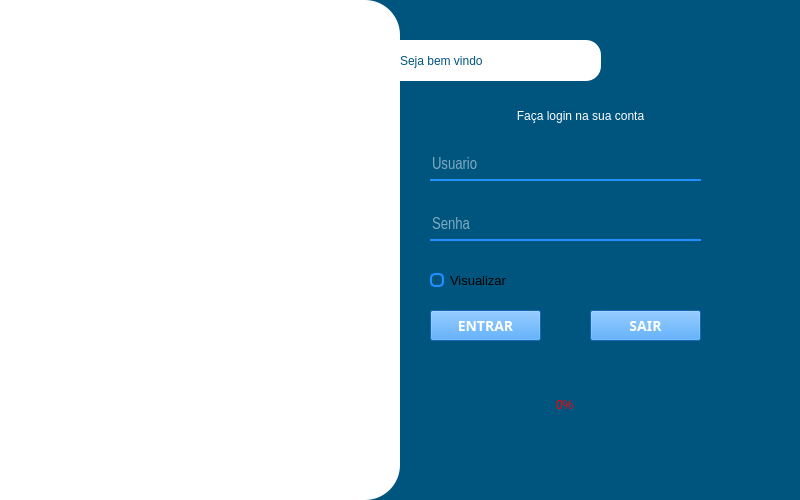
<?xml version="1.0" encoding="UTF-8"?>
<ui version="4.0">
 <class>MainWindow</class>
 <widget class="QMainWindow" name="MainWindow">
  <property name="geometry">
   <rect>
    <x>0</x>
    <y>0</y>
    <width>800</width>
    <height>500</height>
   </rect>
  </property>
  <property name="minimumSize">
   <size>
    <width>800</width>
    <height>500</height>
   </size>
  </property>
  <property name="maximumSize">
   <size>
    <width>750</width>
    <height>500</height>
   </size>
  </property>
  <property name="windowTitle">
   <string>LC INFORMÁTICA</string>
  </property>
  <property name="windowIcon">
   <iconset>
    <normaloff>../../img/user.png</normaloff>../../img/user.png</iconset>
  </property>
  <widget class="QWidget" name="centralwidget">
   <layout class="QHBoxLayout" name="horizontalLayout">
    <property name="spacing">
     <number>0</number>
    </property>
    <property name="leftMargin">
     <number>0</number>
    </property>
    <property name="topMargin">
     <number>0</number>
    </property>
    <property name="rightMargin">
     <number>0</number>
    </property>
    <property name="bottomMargin">
     <number>0</number>
    </property>
    <item>
     <widget class="QFrame" name="frame_2">
      <property name="minimumSize">
       <size>
        <width>400</width>
        <height>0</height>
       </size>
      </property>
      <property name="styleSheet">
       <string notr="true">background-color: rgb(0, 85, 127);</string>
      </property>
      <property name="frameShape">
       <enum>QFrame::NoFrame</enum>
      </property>
      <property name="frameShadow">
       <enum>QFrame::Raised</enum>
      </property>
      <layout class="QGridLayout" name="gridLayout">
       <property name="leftMargin">
        <number>0</number>
       </property>
       <property name="topMargin">
        <number>0</number>
       </property>
       <property name="rightMargin">
        <number>0</number>
       </property>
       <property name="bottomMargin">
        <number>0</number>
       </property>
       <property name="spacing">
        <number>0</number>
       </property>
       <item row="0" column="0">
        <widget class="QLabel" name="Lb_Img">
         <property name="minimumSize">
          <size>
           <width>350</width>
           <height>0</height>
          </size>
         </property>
         <property name="maximumSize">
          <size>
           <width>420</width>
           <height>16777215</height>
          </size>
         </property>
         <property name="styleSheet">
          <string notr="true">background-color: rgb(255, 255, 255);
border-top-right-radius: 35px;
border-bottom-right-radius: 35px;
font: 75 10pt &quot;MS Shell Dlg 2&quot;;
color: rgb(255, 255, 255);
background-repeat: no-repeat;
background-position: center;</string>
         </property>
         <property name="frameShape">
          <enum>QFrame::NoFrame</enum>
         </property>
         <property name="frameShadow">
          <enum>QFrame::Plain</enum>
         </property>
         <property name="text">
          <string/>
         </property>
         <property name="pixmap">
          <pixmap>../../../../../Downloads/Design sem nome.png</pixmap>
         </property>
         <property name="wordWrap">
          <bool>false</bool>
         </property>
        </widget>
       </item>
      </layout>
     </widget>
    </item>
    <item>
     <widget class="QFrame" name="frame">
      <property name="minimumSize">
       <size>
        <width>400</width>
        <height>0</height>
       </size>
      </property>
      <property name="styleSheet">
       <string notr="true">background-color: rgb(0, 85, 127);</string>
      </property>
      <property name="frameShape">
       <enum>QFrame::NoFrame</enum>
      </property>
      <property name="frameShadow">
       <enum>QFrame::Raised</enum>
      </property>
      <widget class="QLineEdit" name="Tx_Usuario">
       <property name="geometry">
        <rect>
         <x>30</x>
         <y>150</y>
         <width>271</width>
         <height>31</height>
        </rect>
       </property>
       <property name="sizePolicy">
        <sizepolicy hsizetype="Preferred" vsizetype="Preferred">
         <horstretch>0</horstretch>
         <verstretch>0</verstretch>
        </sizepolicy>
       </property>
       <property name="font">
        <font>
         <family>Arial Narrow</family>
         <pointsize>12</pointsize>
         <weight>9</weight>
         <italic>false</italic>
         <bold>false</bold>
        </font>
       </property>
       <property name="styleSheet">
        <string notr="true">QLineEdit{
color: rgb(255, 255, 255);
border:0px solid;
font: 75 12pt &quot;Arial Narrow&quot;;
border-bottom:2px solid #1E90FF;
}

QLineEdit:hover {
    border-bottom:2px solid rgb(255, 0, 0);
}
QLineEdit:focus {
	 font: 75 12pt &quot;Arial Narrow&quot;;
     border-bottom:2px solid ;
	color: rgb(255, 0, 0);
   	 color: rgb(255, 255, 255);
}


</string>
       </property>
       <property name="text">
        <string/>
       </property>
       <property name="frame">
        <bool>true</bool>
       </property>
       <property name="readOnly">
        <bool>false</bool>
       </property>
       <property name="placeholderText">
        <string>Usuario</string>
       </property>
       <property name="cursorMoveStyle">
        <enum>Qt::LogicalMoveStyle</enum>
       </property>
       <property name="clearButtonEnabled">
        <bool>true</bool>
       </property>
      </widget>
      <widget class="QLineEdit" name="Tx_Senha">
       <property name="geometry">
        <rect>
         <x>30</x>
         <y>210</y>
         <width>271</width>
         <height>31</height>
        </rect>
       </property>
       <property name="sizePolicy">
        <sizepolicy hsizetype="Preferred" vsizetype="Preferred">
         <horstretch>0</horstretch>
         <verstretch>0</verstretch>
        </sizepolicy>
       </property>
       <property name="font">
        <font>
         <family>Arial Narrow</family>
         <pointsize>12</pointsize>
         <weight>9</weight>
         <italic>false</italic>
         <bold>false</bold>
        </font>
       </property>
       <property name="styleSheet">
        <string notr="true">QLineEdit{
color: rgb(255, 255, 255);
border:0px solid;
font: 75 12pt &quot;Arial Narrow&quot;;
border-bottom:2px solid #1E90FF;
}

QLineEdit:hover {
    border-bottom:2px solid rgb(255, 0, 0);
}
QLineEdit:focus {
	 font: 75 12pt &quot;Arial Narrow&quot;;
     border-bottom:2px solid ;
	color: rgb(255, 0, 0);
   	 color: rgb(255, 255, 255);
}

</string>
       </property>
       <property name="text">
        <string/>
       </property>
       <property name="frame">
        <bool>false</bool>
       </property>
       <property name="echoMode">
        <enum>QLineEdit::Password</enum>
       </property>
       <property name="readOnly">
        <bool>false</bool>
       </property>
       <property name="placeholderText">
        <string>Senha</string>
       </property>
       <property name="cursorMoveStyle">
        <enum>Qt::LogicalMoveStyle</enum>
       </property>
       <property name="clearButtonEnabled">
        <bool>true</bool>
       </property>
      </widget>
      <widget class="QLabel" name="label">
       <property name="geometry">
        <rect>
         <x>0</x>
         <y>40</y>
         <width>201</width>
         <height>41</height>
        </rect>
       </property>
       <property name="styleSheet">
        <string notr="true">background-color: rgb(255, 255, 255);
border-top-right-radius: 15px;
border-bottom-right-radius: 15px;
font: 75 10pt &quot;MS Shell Dlg 2&quot;;
color: rgb(0, 85, 127);</string>
       </property>
       <property name="frameShape">
        <enum>QFrame::WinPanel</enum>
       </property>
       <property name="frameShadow">
        <enum>QFrame::Plain</enum>
       </property>
       <property name="text">
        <string>Seja bem vindo</string>
       </property>
       <property name="wordWrap">
        <bool>false</bool>
       </property>
      </widget>
      <widget class="QLabel" name="label_2">
       <property name="geometry">
        <rect>
         <x>80</x>
         <y>90</y>
         <width>201</width>
         <height>51</height>
        </rect>
       </property>
       <property name="styleSheet">
        <string notr="true">border:none;
font: 75 12pt &quot;Arial Narrow&quot;;
color: rgb(255, 255, 255);</string>
       </property>
       <property name="frameShape">
        <enum>QFrame::WinPanel</enum>
       </property>
       <property name="frameShadow">
        <enum>QFrame::Plain</enum>
       </property>
       <property name="text">
        <string>Faça login na sua conta</string>
       </property>
       <property name="alignment">
        <set>Qt::AlignCenter</set>
       </property>
       <property name="wordWrap">
        <bool>false</bool>
       </property>
      </widget>
      <widget class="QCheckBox" name="Bt_check">
       <property name="geometry">
        <rect>
         <x>30</x>
         <y>270</y>
         <width>121</width>
         <height>21</height>
        </rect>
       </property>
       <property name="font">
        <font>
         <family>Segoe UI</family>
         <pointsize>10</pointsize>
        </font>
       </property>
       <property name="toolTip">
        <string>Clique aqui para visualizar e ocultar a senha</string>
       </property>
       <property name="styleSheet">
        <string notr="true">QCheckBox{border:none;}
QCheckBox::indicator {
	border: 2px solid #1E90FF;;
	width: 10px;
	height: 10px;
	border-radius: 5px;	
}
QCheckBox::indicator:checked {
	border: 2px solid rgb(255, 0, 0);

}
</string>
       </property>
       <property name="text">
        <string>Visualizar</string>
       </property>
      </widget>
      <widget class="QProgressBar" name="my_progressBar">
       <property name="geometry">
        <rect>
         <x>30</x>
         <y>390</y>
         <width>271</width>
         <height>31</height>
        </rect>
       </property>
       <property name="styleSheet">
        <string notr="true">QProgressBar{
background-color: #00557f;
border-radius: 5px;
text-align: center;
color: rgb(255, 0, 0)

}
QProgressBar::chunk{
background-color: qlineargradient(spread:pad, x1:0, y1:0, x2:1, y2:0, stop:0 rgba(0, 136, 255, 255), stop:1 rgba(255, 255, 255, 255));
}</string>
       </property>
       <property name="value">
        <number>0</number>
       </property>
      </widget>
      <widget class="QLabel" name="Lb_Info_banco">
       <property name="geometry">
        <rect>
         <x>30</x>
         <y>470</y>
         <width>271</width>
         <height>21</height>
        </rect>
       </property>
       <property name="styleSheet">
        <string notr="true">border: none;
font: 75 12pt &quot;Sitka Subheading&quot;;
color: rgb(255, 0, 0);


</string>
       </property>
       <property name="text">
        <string/>
       </property>
       <property name="alignment">
        <set>Qt::AlignCenter</set>
       </property>
      </widget>
      <widget class="QPushButton" name="Bt_Login">
       <property name="geometry">
        <rect>
         <x>30</x>
         <y>310</y>
         <width>111</width>
         <height>31</height>
        </rect>
       </property>
       <property name="sizePolicy">
        <sizepolicy hsizetype="Expanding" vsizetype="Expanding">
         <horstretch>0</horstretch>
         <verstretch>0</verstretch>
        </sizepolicy>
       </property>
       <property name="cursor">
        <cursorShape>OpenHandCursor</cursorShape>
       </property>
       <property name="styleSheet">
        <string notr="true">QPushButton{
background:#1E90FF;
color:white;
font-family: Trebuchet MS;
font-weight:bold;
font-size:14px;
}
QPushButton:hover{
background:#4169E1;
}</string>
       </property>
       <property name="text">
        <string>ENTRAR</string>
       </property>
       <property name="icon">
        <iconset>
         <normaloff>:/newPrefix/login_button.png</normaloff>:/newPrefix/login_button.png</iconset>
       </property>
       <property name="iconSize">
        <size>
         <width>16</width>
         <height>16</height>
        </size>
       </property>
      </widget>
      <widget class="QPushButton" name="Bt_Sair">
       <property name="geometry">
        <rect>
         <x>190</x>
         <y>310</y>
         <width>111</width>
         <height>31</height>
        </rect>
       </property>
       <property name="sizePolicy">
        <sizepolicy hsizetype="Expanding" vsizetype="Expanding">
         <horstretch>0</horstretch>
         <verstretch>0</verstretch>
        </sizepolicy>
       </property>
       <property name="cursor">
        <cursorShape>OpenHandCursor</cursorShape>
       </property>
       <property name="styleSheet">
        <string notr="true">QPushButton{
background:#1E90FF;
color:white;
font-family: Trebuchet MS;
font-weight:bold;
font-size:14px;
}
QPushButton:hover{
background:#4169E1;
}</string>
       </property>
       <property name="text">
        <string>SAIR</string>
       </property>
       <property name="icon">
        <iconset>
         <normaloff>:/newPrefix/login_button.png</normaloff>:/newPrefix/login_button.png</iconset>
       </property>
       <property name="iconSize">
        <size>
         <width>16</width>
         <height>16</height>
        </size>
       </property>
      </widget>
      <widget class="QLabel" name="Lb_Info">
       <property name="geometry">
        <rect>
         <x>30</x>
         <y>440</y>
         <width>271</width>
         <height>20</height>
        </rect>
       </property>
       <property name="styleSheet">
        <string notr="true">border: none;
color: rgb(255, 255, 0);
font: 75 12pt &quot;Sitka Subheading&quot;;

</string>
       </property>
       <property name="text">
        <string/>
       </property>
       <property name="alignment">
        <set>Qt::AlignCenter</set>
       </property>
      </widget>
      <widget class="QLabel" name="Lb_Info2">
       <property name="geometry">
        <rect>
         <x>30</x>
         <y>350</y>
         <width>271</width>
         <height>21</height>
        </rect>
       </property>
       <property name="styleSheet">
        <string notr="true">border: none;
color: rgb(255, 255, 255);
font: 10pt;

</string>
       </property>
       <property name="text">
        <string/>
       </property>
       <property name="alignment">
        <set>Qt::AlignCenter</set>
       </property>
      </widget>
     </widget>
    </item>
   </layout>
  </widget>
 </widget>
 <resources/>
 <connections/>
</ui>
